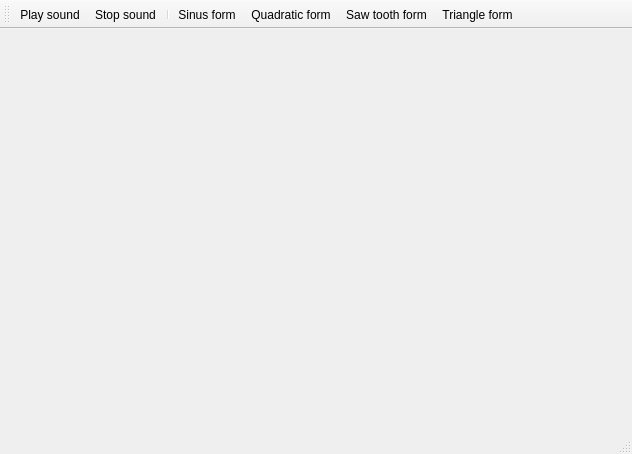
<?xml version="1.0" encoding="UTF-8"?>
<ui version="4.0">
 <class>thereminClass</class>
 <widget class="QMainWindow" name="thereminClass">
  <property name="geometry">
   <rect>
    <x>0</x>
    <y>0</y>
    <width>632</width>
    <height>454</height>
   </rect>
  </property>
  <property name="windowTitle">
   <string>Theremin</string>
  </property>
  <property name="windowIcon">
   <iconset resource="theremin.qrc">
    <normaloff>:/pic/Resources/iconos/Theremin.png</normaloff>:/pic/Resources/iconos/Theremin.png</iconset>
  </property>
  <widget class="graficos" name="centralWidget"/>
  <widget class="QMenuBar" name="menuBar">
   <property name="geometry">
    <rect>
     <x>0</x>
     <y>0</y>
     <width>632</width>
     <height>21</height>
    </rect>
   </property>
  </widget>
  <widget class="QToolBar" name="mainToolBar">
   <attribute name="toolBarArea">
    <enum>TopToolBarArea</enum>
   </attribute>
   <attribute name="toolBarBreak">
    <bool>false</bool>
   </attribute>
   <addaction name="actionPlay"/>
   <addaction name="actionStop"/>
   <addaction name="separator"/>
   <addaction name="actionSinus"/>
   <addaction name="actionQuad"/>
   <addaction name="actionSaw"/>
   <addaction name="actionTriangle"/>
  </widget>
  <widget class="QStatusBar" name="statusBar"/>
  <action name="actionPlay">
   <property name="icon">
    <iconset resource="theremin.qrc">
     <normaloff>:/pic/Resources/iconos/play.png</normaloff>:/pic/Resources/iconos/play.png</iconset>
   </property>
   <property name="text">
    <string>Play sound</string>
   </property>
  </action>
  <action name="actionStop">
   <property name="icon">
    <iconset resource="theremin.qrc">
     <normaloff>:/pic/Resources/iconos/stop.png</normaloff>:/pic/Resources/iconos/stop.png</iconset>
   </property>
   <property name="text">
    <string>Stop sound</string>
   </property>
  </action>
  <action name="actionSinus">
   <property name="icon">
    <iconset>
     <normaloff>Resources/iconos/sine_wave.png</normaloff>Resources/iconos/sine_wave.png</iconset>
   </property>
   <property name="text">
    <string>Sinus form</string>
   </property>
  </action>
  <action name="actionQuad">
   <property name="icon">
    <iconset resource="theremin.qrc">
     <normaloff>:/pic/Resources/iconos/Square_wave.png</normaloff>:/pic/Resources/iconos/Square_wave.png</iconset>
   </property>
   <property name="text">
    <string>Quadratic form</string>
   </property>
  </action>
  <action name="actionSaw">
   <property name="icon">
    <iconset resource="theremin.qrc">
     <normaloff>:/pic/Resources/iconos/Sawtooth_wave.png</normaloff>:/pic/Resources/iconos/Sawtooth_wave.png</iconset>
   </property>
   <property name="text">
    <string>Saw tooth form</string>
   </property>
  </action>
  <action name="actionTriangle">
   <property name="icon">
    <iconset resource="theremin.qrc">
     <normaloff>:/pic/Resources/iconos/Triangle_wave.png</normaloff>:/pic/Resources/iconos/Triangle_wave.png</iconset>
   </property>
   <property name="text">
    <string>Triangle form</string>
   </property>
  </action>
 </widget>
 <layoutdefault spacing="6" margin="11"/>
 <customwidgets>
  <customwidget>
   <class>graficos</class>
   <extends>QWidget</extends>
   <header>graficos.h</header>
   <container>1</container>
  </customwidget>
 </customwidgets>
 <resources>
  <include location="theremin.qrc"/>
 </resources>
 <connections/>
</ui>
